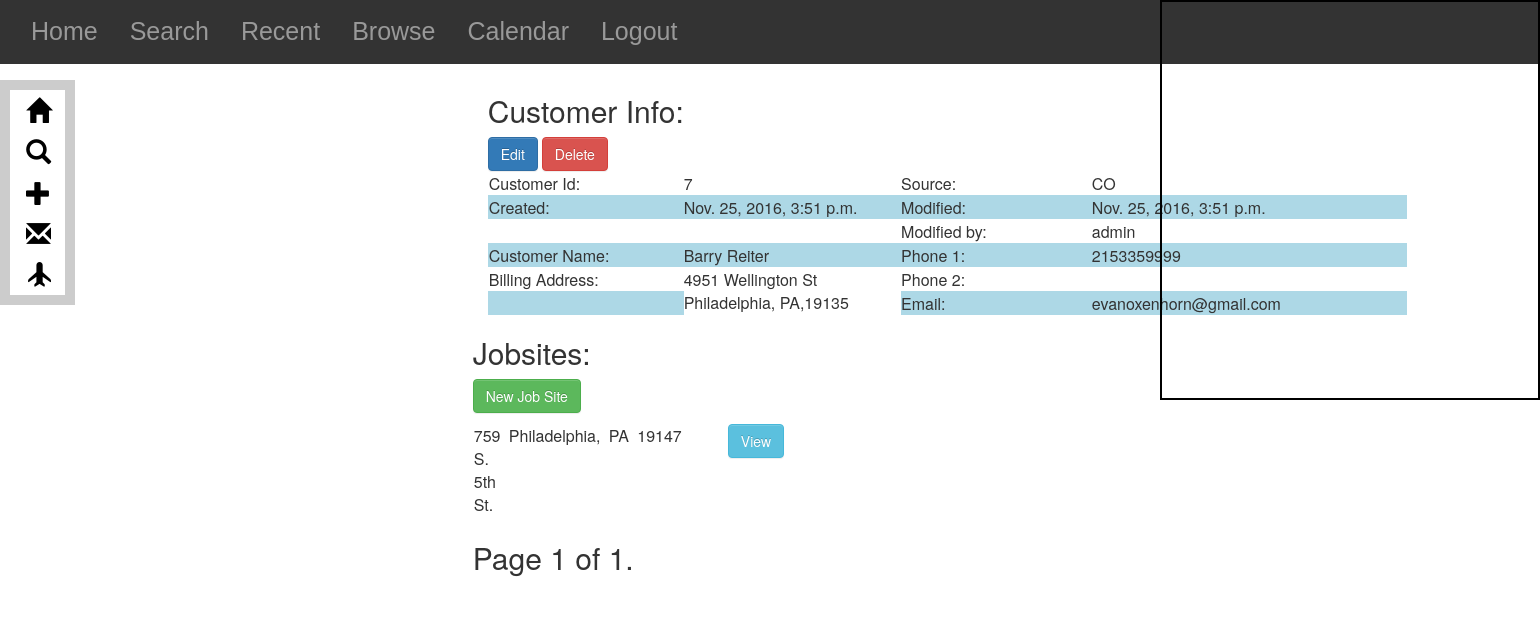
/customers/7/, run on the app's committed database.
### Customers/models.py (models this page shows, shortened)
class Customer(models.Model):
    user = models.ForeignKey(settings.AUTH_USER_MODEL, default=1)
    modified_by=models.CharField(max_length=50,default=1)
    firstName = models.CharField(max_length=20)
    lastName = models.CharField(max_length=20)
    fullName = models.CharField(max_length=50, blank=True)
    billStreet = models.CharField(max_length=25)
    billCity = models.CharField(max_length=20)
    billState = models.CharField(max_length=2)
    billZip = models.CharField(max_length=5)
    latlng = models.CharField(blank=True, max_length=100, default = '')
    lat = models.FloatField(blank=True,max_length=100, default = '')
    lng = models.FloatField(blank=True, max_length=100, default='')
    phone1 = models.CharField(max_length=20)
    phone2 = models.CharField(max_length=20, blank=True)
    email = models.EmailField(max_length=50, blank=True)
    source = models.CharField(choices=SOURCE_CHOICES, max_length=20, default=NOTAPP)
    created = models.DateTimeField(auto_now=False, auto_now_add=True)
    modified = models.DateTimeField(auto_now=True, auto_now_add=False)
    def get_absolute_url(self):
        return reverse("customers:customer_detail", kwargs={"id": self.id})
    class Meta:
        ordering = ["-created", "-modified"]

class Jobsite(models.Model):
    customer_id = models.ForeignKey(
        'Customer',
    )
    user = models.ForeignKey(settings.AUTH_USER_MODEL, default=1)
    modified_by = models.CharField(max_length=50, default=1)
    jobId= models.AutoField(primary_key=True)
    jobStreet = models.CharField(max_length=25)
    jobCity = models.CharField(max_length=20)
    jobState = models.CharField(max_length=2)
    jobZip = models.CharField(max_length=5)
    stories = models.IntegerField()
    access = models.CharField(max_length=20)
    notes = models.CharField(max_length=150, blank=True)
    picture = models.ImageField(null=True,blank=True)
    created = models.DateTimeField(auto_now=False, auto_now_add=True)
    modified = models.DateTimeField(auto_now=True, auto_now_add=False)
    latlng = models.CharField(blank=True, max_length=100, default="")
    lat = models.FloatField(blank=True, max_length=100, default=0)
    lng = models.FloatField(blank=True, max_length=100, default=0)
    class Meta:
        ordering = ["-created", "-modified"]

### Customers/views.py (the view)
# urls.py: url(r'^(?P<id>\d+)/$', customer_detail, name='customer_detail'),
def customer_detail(request, id):
    instance=get_object_or_404(Customer,id=id)
    queryset_list = instance.jobsite_set.all()
    paginator = Paginator(queryset_list, 15) # show 15 customers per page
    page_request_var = "page"
    page = request.GET.get(page_request_var)
    try:
        queryset = paginator.page(page)
    except PageNotAnInteger:
        queryset = paginator.page(1)
    except EmptyPage:
        queryset = paginator.page(paginator.num_pages)
    context ={
            "title":"Customer Info:",
            "instance":instance,
            "lat":instance.lat,
            "lng":instance.lng,
            "jobsite":queryset,
            "page_request_var": page_request_var,
    }
    return render(request, "customer_detail.html", context)

### Customers/templates/customer_detail.html (shortened to what this page needs)
{% extends "base.html" %}
{% block content %}
<div class="container">
    <div id='customer_info_div' class='customer_info col-sm-10'>
        <h2>Customer Info:</h2>
        <a href="{{ instance.get_absolute_url }}edit" class="btn btn-primary" role="button">Edit</a>
        <a href="{{ instance.get_absolute_url }}delete"
           onclick="return confirm('Are you sure want to delete this Customer?');"
           class="btn btn-danger" role="button">Delete</a></br>
        <table class="metadata_table">
            <tr>
                <td>Customer Id:</td>
                <td class="td-worktable">{{instance.id}}</td>
                <td>Source:</td>
                <td class="td-worktable">{{instance.source}}</td>
            </tr>
            <tr>
                <td>Created:</td>
                <td class="td-worktable">{{instance.created}}</td>
                <td>Modified:</td>
                <td class="td-worktable">{{instance.modified}}</br></td>
            </tr>
            <tr>
                <td></td>
                <td></td>
                <td> Modified by:</td>
                <td class="td-worktable">{{instance.modified_by}}</td>
            </tr>
            <tr>
                <td>Customer Name:</td>
                <td class="td-worktable">{{instance.fullName}}</td>
                <td>Phone 1:</td>
                <td class="td-worktable">{{instance.phone1}}</td>
            </tr>
            <tr>
                <td>Billing Address:</td>
                <td class="td-worktable" rowspan="2">{{instance.billStreet}}<br>{{instance.billCity}},
                    {{instance.billState}},{{instance.billZip}}
                </td>
                <td>Phone 2:</td>
                <td class="td-worktable">{{instance.phone2}}</td>
            </tr>
            <tr>
                <td></td>
                <td>Email:</td>
                <td class="td-worktable">{{instance.email}}</td>
            </tr>
        </table>
    </div>
{% endblock content %}
{% block right-pane %}
    <div id="map"></div>
{% endblock right-pane %}
{% block jobsite-content %}
    <h2>Jobsites:</h2>
    <div id=" btnCreate">
        <a href="{{ get_absolute_url }}jobsite_create" class="btn btn-success" role="button">New Job Site</a>
    </div>
    <div id="jobsite_info_div">
        {% for obj in jobsite %}
        <table class="tg">
            <p>
                <tr>
                    <td>{{obj.jobStreet}}</td>
                    <td>{{obj.jobCity}},</td>
                    <td>{{obj.jobState}}</td>
                    <td>{{obj.jobZip}}</td>
                    <td>&nbsp;&nbsp;&nbsp;</td>
                    <td>&nbsp;&nbsp;&nbsp;<a href="{{ get_absolute_url }}jobsite_detail/{{obj.jobId}}"
                                             class="btn btn-info" role="button">View</a></td>
                </tr>
            </p>
        </table>
        {% endfor %}
    </div>
    <div>
        <div class="pagination">
                <span class="step-links">
                    <span class="current">
                        Page {{ jobsite.number }} of {{ jobsite.paginator.num_pages }}.
                    </span>
                </span>
        </div>
    </div>
</div>
    {% endblock jobsite-content %}

### static/css/base.css (style rules this page uses)
table { border:1px solid transparent; }
table tr { border:1px solid transparent; vertical-align: top; }
tbody tr:nth-child(even) { background-color:lightblue; }
table tr, td { text-align: left; width:5%; }
#map { position:absolute; top:0; right:0; display: inline-block; width:380px; height:400px; vertical-align:top; float:right; border:solid black 2px; clear:none; }
.current { font-size:30px; }

### data on the page
Customer: id "7", source "CO", created "Nov. 25, 2016, 3:51 p.m.", modified "Nov. 25, 2016, 3:51 p.m.", modified_by "admin", fullName "Barry Reiter", phone1 "2153359999", billStreet "4951 Wellington St", billCity "Philadelphia", billState "PA", billZip "19135", email "evanoxenhorn@gmail.com"
Jobsite: jobStreet "759 S. 5th St.", jobCity "Philadelphia", jobState "PA", jobZip "19147"

### other printed values
{{ jobsite.number }} "1"
{{ jobsite.paginator.num_pages }} "1"
